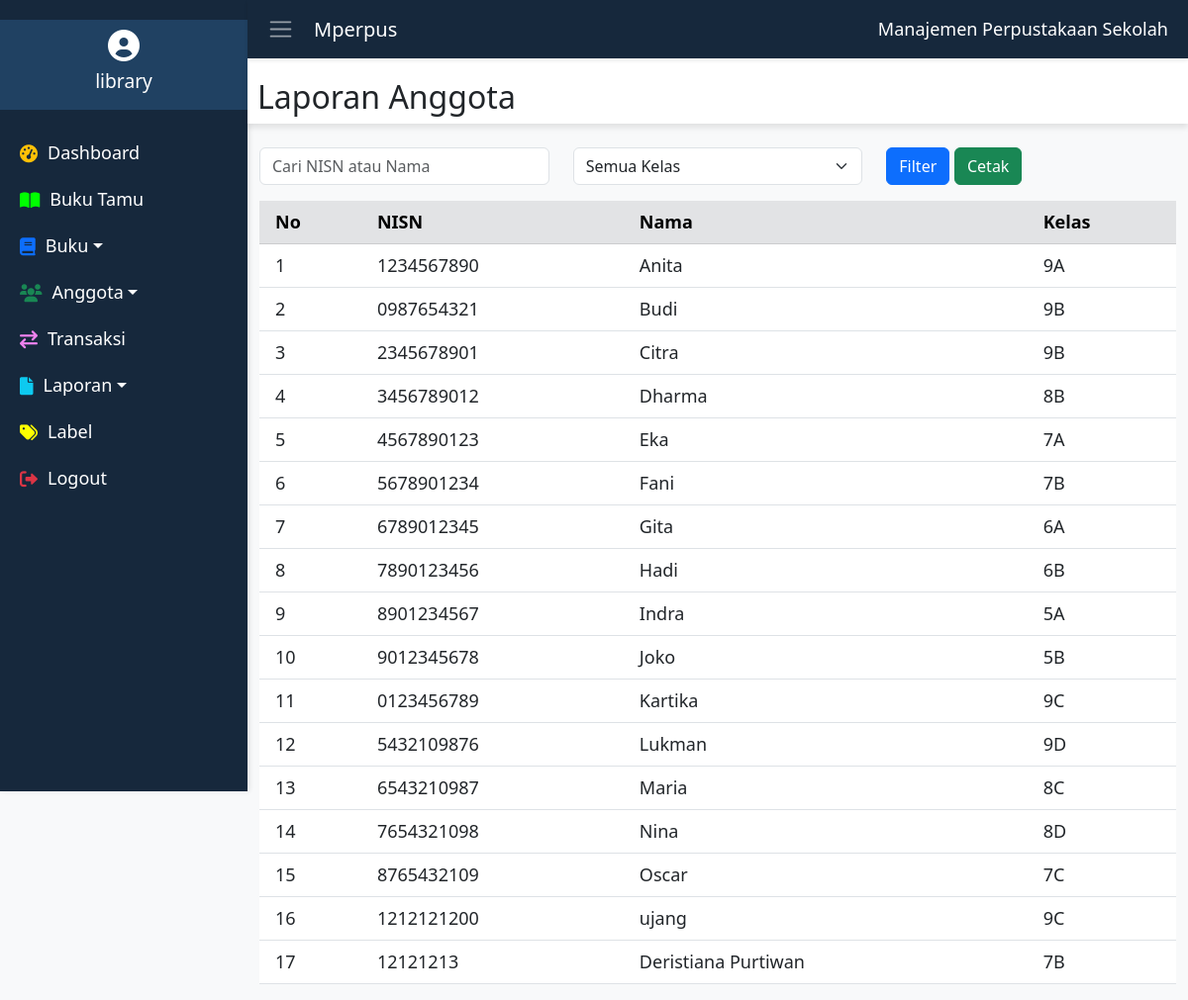
The page /views/laporan_anggota.php on the database its author committed.
### tables this page shows
CREATE TABLE `anggota` (
  `id` int(11) NOT NULL,
  `nama` varchar(255) NOT NULL,
  `nisn` varchar(20) NOT NULL,
  `alamat` text NOT NULL,
  `telepon` varchar(15) NOT NULL,
  `kelas` varchar(50) NOT NULL,
  `foto_siswa` varchar(255) DEFAULT NULL,
  `tahun_ajaran` varchar(10) NOT NULL
);

### views/laporan_anggota.php (the view, shortened to what this page needs)
<?php
include '../koneksi.php';
$query = "SELECT id, nisn, nama, kelas FROM anggota WHERE 1=1";
$result = $conn->query($query);
?>
<!DOCTYPE html>
<html lang="en">
<head>
    <link href="https://cdn.jsdelivr.net/npm/bootstrap@5.3.0-alpha1/dist/css/bootstrap.min.css" rel="stylesheet">
    <link href="https://cdnjs.cloudflare.com/ajax/libs/font-awesome/6.0.0-beta3/css/all.min.css" rel="stylesheet">
    <link rel="stylesheet" href="../css/daftar_buku.css">
    <link rel="stylesheet" href="../css/navbar.css">
    <link rel="stylesheet" href="../css/sidebar.css">
    <link rel="stylesheet" href="../css/modal.css">
</head>
<body>
    <?php include '../includes/sidebar.php'; ?>
    <div class="content">
        <?php include '../includes/navbar.php'; ?>
        <div class="dashboard-header">
            <h2>Laporan Anggota</h2>
        </div>
        <div class="container-fluid mt-4">
            <div class="mb-3">
                <form method="GET" action="">
                    <div class="row">
                        <div class="col-md-4">
                            <input type="text" class="form-control" name="keyword" placeholder="Cari NISN atau Nama" value="<?php echo htmlspecialchars($_GET['keyword'] ?? '', ENT_QUOTES); ?>">
                        </div>
                        <div class="col-md-4">
                            <select class="form-select" name="kelas">
                                <option value="">Semua Kelas</option>
                            </select>
                        </div>
                        <div class="col-md-4">
                            <button type="submit" class="btn btn-primary">Filter</button>
                            <button type="button" onclick="window.open('../fungsi/cetak_anggota.php?keyword=<?php echo htmlspecialchars($_GET['keyword'] ?? '', ENT_QUOTES); ?>&kelas=<?php echo htmlspecialchars($_GET['kelas'] ?? '', ENT_QUOTES); ?>', '_blank')" class="btn btn-success">Cetak</button>
                        </div>
                    </div>
                </form>
            </div>
            <table class="table table-hover">
                <thead class="table table-secondary">
                    <tr>
                        <th>No</th>
                        <th>NISN</th>
                        <th>Nama</th>
                        <th>Kelas</th>
                    </tr>
                </thead>
                <tbody>
                    <?php
                    if ($result->num_rows > 0) {
                        $no = 1;
                        while($row = $result->fetch_assoc()) {
                            echo "<tr data-bs-toggle='modal' data-bs-target='#modalDetailAnggota' data-id='" . $row['id'] . "'>";
                            echo "<td>" . $no++ . "</td>";
                            echo "<td>" . htmlspecialchars($row['nisn']) . "</td>";
                            echo "<td>" . htmlspecialchars($row['nama']) . "</td>";
                            echo "<td>" . htmlspecialchars($row['kelas']) . "</td>";
                            echo "</tr>";
                        }
                    } else {
                        echo "<tr><td colspan='4'>Tidak ada data anggota</td></tr>";
                    }
                    ?>
                </tbody>
            </table>
        </div>
    </div>
</body>
</html>

### css/daftar_buku.css (style rules this page uses)
body { display: flex; margin: 0; font-family: 'Segoe UI', Tahoma, Geneva, Verdana, sans-serif; font-size: 18px; background-color: #f8f9fa; }
.content { flex-grow: 1; padding: 0; display: flex; flex-direction: column; }
.dashboard-header { background-color: #ffffff; padding-left: 10px; padding-top: 20px; box-shadow: 0 4px 6px rgba(0, 0, 0, 0.1); z-index: 1; }
th:first-child, td:first-child { padding-left: 16px; }

### css/sidebar.css (style rules this page uses)
body { display: flex; margin: 0; font-family: 'Segoe UI', Tahoma, Geneva, Verdana, sans-serif; font-size: 18px; background-color: #f8f9fa; }

### rows shown on the page
anggota: nisn "1234567890", nama "Anita", kelas "9A"
anggota: nisn "0987654321", nama "Budi", kelas "9B"
anggota: nisn "2345678901", nama "Citra", kelas "9B"
anggota: nisn "3456789012", nama "Dharma", kelas "8B"
anggota: nisn "4567890123", nama "Eka", kelas "7A"
anggota: nisn "5678901234", nama "Fani", kelas "7B"
anggota: nisn "6789012345", nama "Gita", kelas "6A"
anggota: nisn "7890123456", nama "Hadi", kelas "6B"
anggota: nisn "8901234567", nama "Indra", kelas "5A"
anggota: nisn "9012345678", nama "Joko", kelas "5B"
anggota: nisn "0123456789", nama "Kartika", kelas "9C"
anggota: nisn "5432109876", nama "Lukman", kelas "9D"
anggota: nisn "6543210987", nama "Maria", kelas "8C"
anggota: nisn "7654321098", nama "Nina", kelas "8D"
anggota: nisn "8765432109", nama "Oscar", kelas "7C"
anggota: nisn "1212121200", nama "ujang", kelas "9C"
anggota: nisn "12121213", nama "Deristiana Purtiwan", kelas "7B"
